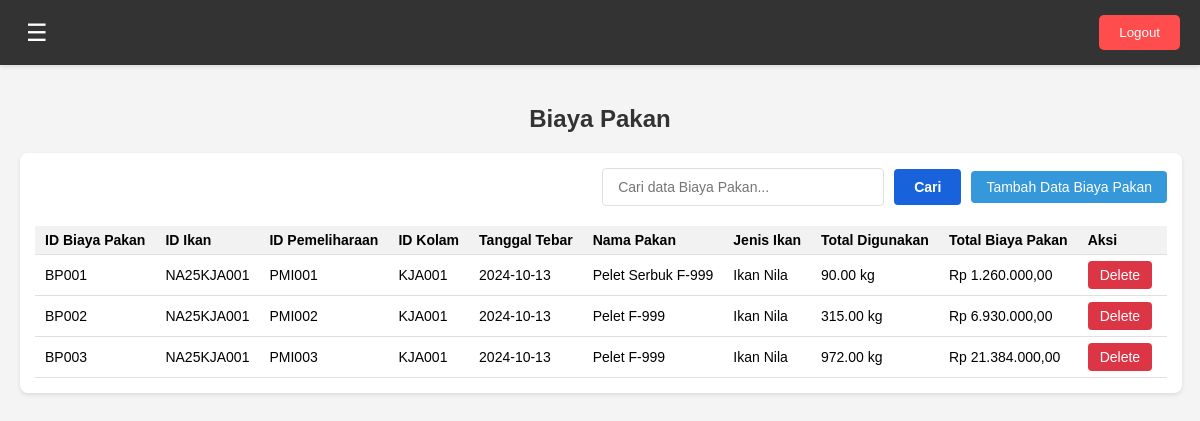
The page /dashboard-user.php?page=biaya-pakan (signed in) on the database its author committed.
### tables this page shows
CREATE TABLE `biaya_pakan` (
  `id_biaya_pakan` varchar(50) NOT NULL,
  `user_id` int(11) NOT NULL,
  `id_ikan` varchar(50) NOT NULL,
  `id_pemeliharaan` varchar(50) NOT NULL,
  `id_kolam` varchar(50) NOT NULL,
  `tanggal_tebar` date NOT NULL,
  `nama_pakan` varchar(100) NOT NULL,
  `jenis_ikan` varchar(100) NOT NULL,
  `total_digunakan` decimal(10,2) NOT NULL,
  `total_biaya_pakan` decimal(10,2) NOT NULL
);

CREATE TABLE `data_pakan` (
  `id_pakan` varchar(50) NOT NULL,
  `user_id` int(11) NOT NULL,
  `jenis_ikan` varchar(100) NOT NULL,
  `jenis_pakan` varchar(100) NOT NULL,
  `nama_pakan` varchar(100) NOT NULL,
  `harga_per_kilo` decimal(10,2) NOT NULL,
  `deskripsi` text DEFAULT NULL
);

### pages/dashboard-user/biaya-pakan.php (the view, shortened to what this page needs)
<?php
$user_id = $_SESSION['user_id'];
$query = "SELECT bp.*, pi.jenis_bibit, dk.jenis_kolam, dp.nama_pakan AS nama_pakan_aktual,
          dp.harga_per_kilo, pi.pakan_harian, pi.jumlah_hidup, pi.usia_pemeliharaan,
          (bp.total_digunakan * dp.harga_per_kilo) AS total_biaya_pakan_terbaru
          FROM biaya_pakan bp
          LEFT JOIN pemeliharaan_ikan pi ON bp.id_pemeliharaan = pi.id_pemeliharaan
          LEFT JOIN data_kolam dk ON bp.id_kolam = dk.id_kolam
          LEFT JOIN data_pakan dp ON pi.nama_pakan = dp.nama_pakan AND pi.user_id = dp.user_id
          WHERE bp.user_id = ?
          ORDER BY bp.tanggal_tebar DESC";
$stmt = mysqli_prepare($conn, $query);
mysqli_stmt_bind_param($stmt, "i", $user_id);
mysqli_stmt_execute($stmt);
$result = mysqli_stmt_get_result($stmt);
?>
<h2>Biaya Pakan</h2>
<div class="data-container">
    <div class="data-header">
        <input type="text" id="search-input" placeholder="Cari data Biaya Pakan...">
        <button id="search-button">Cari</button>
        <button id="add-data-button" onclick="window.location.href='dashboard-user.php?page=input-data-Biaya-Pakan'">Tambah Data Biaya Pakan</button>
    </div>
    <div class="data-table">
        <table>
            <thead>
                <tr>
                    <th>ID Biaya Pakan</th>
                    <th>ID Ikan</th>
                    <th>ID Pemeliharaan</th>
                    <th>ID Kolam</th>
                    <th>Tanggal Tebar</th>
                    <th>Nama Pakan</th>
                    <th>Jenis Ikan</th>
                    <th>Total Digunakan</th>
                    <th>Total Biaya Pakan</th>
                    <th>Aksi</th>
                </tr>
            </thead>
            <tbody>
                <?php
                if (mysqli_num_rows($result) > 0) {
                    while($row = mysqli_fetch_assoc($result)) {
                        echo "<tr>";
                        echo "<td>" . htmlspecialchars($row['id_biaya_pakan']) . "</td>";
                        echo "<td>" . htmlspecialchars($row['id_ikan']) . "</td>";
                        echo "<td>" . htmlspecialchars($row['id_pemeliharaan']) . "</td>";
                        echo "<td>" . htmlspecialchars($row['id_kolam']) . "</td>";
                        echo "<td>" . htmlspecialchars($row['tanggal_tebar']) . "</td>";
                        echo "<td>" . htmlspecialchars($row['nama_pakan_aktual'] ?? $row['nama_pakan']) . "</td>";
                        echo "<td>" . htmlspecialchars($row['jenis_ikan']) . "</td>";
                        $total_digunakan = $row['total_digunakan'];
                        echo "<td>" . number_format($total_digunakan, 2) . " kg</td>";
                        $total_biaya_pakan = $row['total_biaya_pakan_terbaru'];
                        echo "<td>Rp " . number_format($total_biaya_pakan, 2, ',', '.') . "</td>";
                        echo '<td>
                            <form method="POST" action="includes/delete_data.php" style="display:inline;">
                                <input type="hidden" name="delete_id" value="' . $row['id_biaya_pakan'] . '">
                                <input type="hidden" name="table" value="biaya_pakan">
                                <input type="hidden" name="return_page" value="biaya-pakan">
                                <button type="button" class="delete-button" data-id="' . $row['id_biaya_pakan'] . '" data-table="biaya_pakan" data-return-page="biaya-pakan">Delete</button>
                            </form>
                        </td>';
                        echo "</tr>";
                    }
                } else {
                    echo "<tr><td colspan='9'>Tidak ada data biaya pakan</td></tr>";
                }
                ?>
            </tbody>
        </table>
    </div>
</div>

### assets/css/dashboard-user.css (style rules this page uses)
body, html { margin: 0; padding: 0; font-family: Arial, sans-serif; background-color: #f4f4f4; }
h2 { text-align: center; margin-top: 20px; color: #333; }
.data-container { background-color: #fff; border-radius: 8px; box-shadow: 0 2px 4px rgba(0, 0, 0, 0.1); padding: 15px; margin: 20px auto; width: fit-content; max-width: 100%; overflow-x: auto; }
.data-header { display: flex; justify-content: flex-end; align-items: center; margin-bottom: 20px; gap: 10px; }
#search-input { padding: 8px 12px; border: 1px solid #ddd; border-radius: 4px; font-size: 14px; width: 250px; }
#search-button, #add-data-button { padding: 8px 15px; border: none; border-radius: 4px; background-color: #3498db; color: white; cursor: pointer; transition: background-color 0.3s; font-size: 14px; white-space: nowrap; }
.data-table table { width: auto; border-collapse: collapse; font-size: 14px; }
.data-table th, .data-table td { padding: 8px 12px; text-align: left; border-bottom: 1px solid #e0e0e0; white-space: nowrap; }
.data-table th { background-color: #f2f2f2; font-weight: bold; }
.edit-button, .delete-button { padding: 6px 12px; font-size: 14px; border: none; border-radius: 4px; color: white; cursor: pointer; transition: background-color 0.3s; margin-right: 5px; }
.delete-button { background-color: #dc3545; }
@media (max-width: 1200px) { .data-table { font-size: 13px; } }
@media (max-width: 1200px) { .data-table th, .data-table td { padding: 6px 10px; } }
#search-input { padding: 10px 15px; border: 1px solid #e0e0e0; border-radius: 4px; font-size: 14px; width: 250px; transition: border-color 0.3s, box-shadow 0.3s; }
#search-button, .print-button { padding: 10px 20px; border: none; border-radius: 4px; background-color: #1863dc; color: white; cursor: pointer; transition: background-color 0.3s, transform 0.1s; font-size: 14px; font-weight: bold; white-space: nowrap; }
.data-table { overflow-x: auto; margin-top: 20px; }

### rows shown on the page
biaya_pakan: id_biaya_pakan "BP001", id_ikan "NA25KJA001", id_pemeliharaan "PMI001", id_kolam "KJA001", tanggal_tebar "2024-10-13", data_pakan.nama_pakan "Pelet Serbuk F-999", jenis_ikan "Ikan Nila", total_digunakan "90.00", total_biaya_pakan "1.260.000,00"
biaya_pakan: id_biaya_pakan "BP002", id_ikan "NA25KJA001", id_pemeliharaan "PMI002", id_kolam "KJA001", tanggal_tebar "2024-10-13", data_pakan.nama_pakan "Pelet F-999", jenis_ikan "Ikan Nila", total_digunakan "315.00", total_biaya_pakan "6.930.000,00"
biaya_pakan: id_biaya_pakan "BP003", id_ikan "NA25KJA001", id_pemeliharaan "PMI003", id_kolam "KJA001", tanggal_tebar "2024-10-13", data_pakan.nama_pakan "Pelet F-999", jenis_ikan "Ikan Nila", total_digunakan "972.00", total_biaya_pakan "21.384.000,00"
